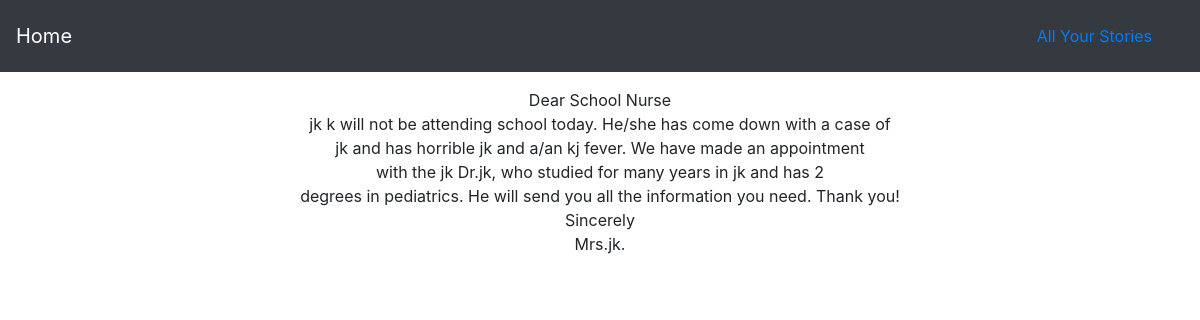
/story_two/1, run on the app's committed database.
### story_time/models.py (models this page shows)
class StoryTwo(models.Model):
    story_name = models.CharField(max_length=200)
    silly_word1 = models.CharField(max_length=30)
    last_name = models.CharField(max_length=30)
    illness = models.CharField(max_length=30)
    noun_plural = models.CharField(max_length=30)
    adjective1 = models.CharField(max_length=30)
    adjective2 = models.CharField(max_length=30)
    silly_word2 = models.CharField(max_length=30)
    place = models.CharField(max_length=30)
    number = models.IntegerField()
    adjective3 = models.CharField(max_length=30)

### story_time/views.py (the view)
# urls.py: path('story_two/<int:item_id>', views.story_two, name='story_two'),
def story_two(request, item_id):
    item = StoryTwo.objects.get(pk=item_id)
    context = {'item': item}
    return render(request, 'story_time/story_two.html', context)

### story_time/templates/story_time/story_two.html
{% extends 'story_time/base.html' %}
{% block body %}
<div class="container mt-3">
  <p class="text-center">Dear School Nurse<br>
    {{ item.silly_word1 }} {{ item.last_name }} will not be attending school today. He/she has come down with a case of<br>
    {{ item.illness }} and has horrible {{ item.noun_plural }} and a/an {{ item.adjective1 }} fever. We have made an appointment<br>
    with the {{ item.adjective2 }} Dr.{{ item.silly_word2 }}, who studied for many years in {{ item.place }} and has {{ item.number }}<br>
    degrees in pediatrics. He will send you all the information you need. Thank you!<br>
    Sincerely<br>
    Mrs.{{ item.adjective3 }}.
  </p>
</div>
{% endblock %}

### data on the page
StoryTwo: silly_word1 "jk", last_name "k", illness "jk", noun_plural "jk", adjective1 "kj", adjective2 "jk", silly_word2 "jk", place "jk", number "2", adjective3 "jk"
